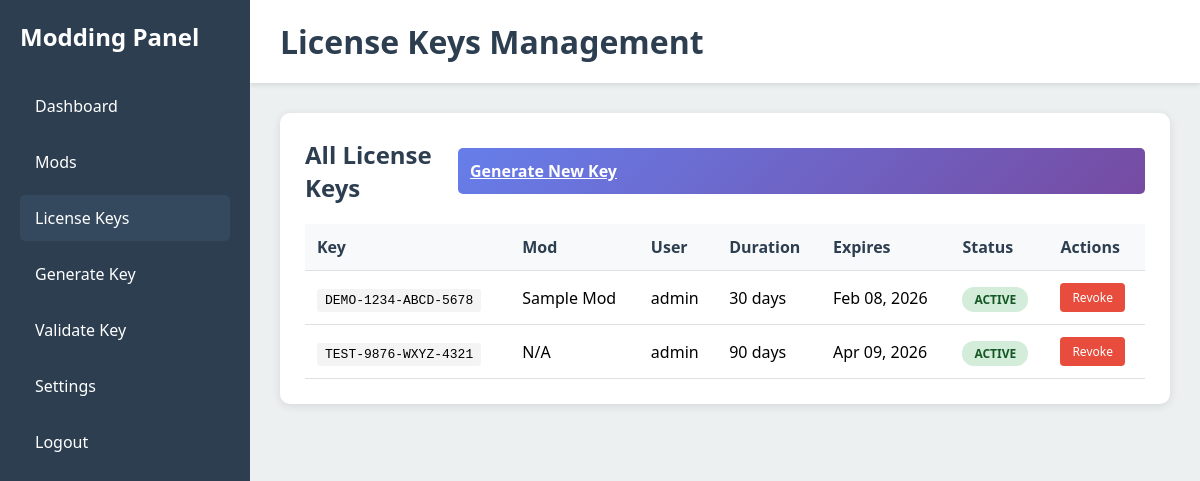
/keys.php (signed in), run on the app's committed database.
### tables this page shows
CREATE TABLE IF NOT EXISTS license_keys (
    id INT AUTO_INCREMENT PRIMARY KEY,
    license_key VARCHAR(50) UNIQUE NOT NULL,
    mod_id INT NULL,
    user_id INT NULL,
    duration_days INT NOT NULL,
    expiration_date DATETIME NOT NULL,
    status ENUM('active', 'expired', 'revoked') DEFAULT 'active',
    created_at TIMESTAMP DEFAULT CURRENT_TIMESTAMP,
    FOREIGN KEY (mod_id) REFERENCES mods(id) ON DELETE CASCADE,
    FOREIGN KEY (user_id) REFERENCES users(id) ON DELETE SET NULL,
    INDEX idx_license_key (license_key),
    INDEX idx_expiration (expiration_date),
    INDEX idx_status (status)
);

CREATE TABLE IF NOT EXISTS mods (
    id INT AUTO_INCREMENT PRIMARY KEY,
    user_id INT NOT NULL,
    name VARCHAR(100) NOT NULL,
    description TEXT,
    file_path VARCHAR(255),
    downloads INT DEFAULT 0,
    created_at TIMESTAMP DEFAULT CURRENT_TIMESTAMP,
    updated_at TIMESTAMP DEFAULT CURRENT_TIMESTAMP ON UPDATE CURRENT_TIMESTAMP,
    FOREIGN KEY (user_id) REFERENCES users(id) ON DELETE CASCADE
);

CREATE TABLE IF NOT EXISTS users (
    id INT AUTO_INCREMENT PRIMARY KEY,
    username VARCHAR(50) UNIQUE NOT NULL,
    password VARCHAR(255) NOT NULL,
    email VARCHAR(100) UNIQUE NOT NULL,
    created_at TIMESTAMP DEFAULT CURRENT_TIMESTAMP,
    last_login TIMESTAMP NULL
);

### keys.php (the view, shortened to what this page needs)
<?php
$conn = new mysqli(DB_HOST, DB_USER, DB_PASS, DB_NAME);
$stmt = $conn->prepare('SELECT k.*, m.name as mod_name, u.username FROM license_keys k LEFT JOIN mods m ON k.mod_id = m.id LEFT JOIN users u ON k.user_id = u.id ORDER BY k.created_at DESC');
$stmt->execute();
$keys = $stmt->get_result();
?>
<!DOCTYPE html>
<html lang="en">
<head>
    <link rel="stylesheet" href="css/style.css">
</head>
<body>
    <div class="dashboard">
        <nav class="sidebar">
            <div class="logo">
                <h2>Modding Panel</h2>
            </div>
            <ul class="menu">
                <li><a href="dashboard.php">Dashboard</a></li>
                <li><a href="mods.php">Mods</a></li>
                <li><a href="keys.php" class="active">License Keys</a></li>
                <li><a href="generate-key.php">Generate Key</a></li>
                <li><a href="validate-key.php">Validate Key</a></li>
                <li><a href="settings.php">Settings</a></li>
                <li><a href="logout.php">Logout</a></li>
            </ul>
        </nav>
        <div class="main-content">
            <header>
                <h1>License Keys Management</h1>
            </header>
            <div class="content">
                <div class="section">
                    <div class="section-header">
                        <h2>All License Keys</h2>
                        <a href="generate-key.php" class="btn-primary">Generate New Key</a>
                    </div>
                    <table class="data-table">
                        <thead>
                            <tr>
                                <th>Key</th>
                                <th>Mod</th>
                                <th>User</th>
                                <th>Duration</th>
                                <th>Expires</th>
                                <th>Status</th>
                                <th>Actions</th>
                            </tr>
                        </thead>
                        <tbody>
                            <?php while($key = $keys->fetch_assoc()):
                                $now = new DateTime();
                                $expires = new DateTime($key['expiration_date']);
                                $is_expired = $now > $expires;
                                $is_active = $key['status'] === 'active' && !$is_expired;
                            ?>
                            <tr>
                                <td><code><?php echo htmlspecialchars($key['license_key']); ?></code></td>
                                <td><?php echo htmlspecialchars($key['mod_name'] ?? 'N/A'); ?></td>
                                <td><?php echo htmlspecialchars($key['username'] ?? 'N/A'); ?></td>
                                <td><?php echo htmlspecialchars($key['duration_days']); ?> days</td>
                                <td><?php echo date('M d, Y', strtotime($key['expiration_date'])); ?></td>
                                <td>
                                    <span class="status-badge status-<?php echo $is_active ? 'active' : ($is_expired ? 'expired' : 'inactive'); ?>">
                                        <?php echo $is_active ? 'Active' : ($is_expired ? 'Expired' : ucfirst($key['status'])); ?>
                                    </span>
                                </td>
                                <td>
                                    <a href="revoke-key.php?id=<?php echo $key['id']; ?>" class="btn-small btn-danger" onclick="return confirm('Revoke this key?')">Revoke</a>
                                </td>
                            </tr>
                            <?php endwhile; ?>
                        </tbody>
                    </table>
                </div>
            </div>
        </div>
    </div>
</body>
</html>

### css/style.css (style rules this page uses)
* { margin: 0; padding: 0; box-sizing: border-box; }
body { font-family: 'Segoe UI', Tahoma, Geneva, Verdana, sans-serif; background: linear-gradient(135deg, #667eea 0%, #764ba2 100%); min-height: 100vh; }
.btn-login, .btn-primary { width: 100%; padding: 12px; background: linear-gradient(135deg, #667eea 0%, #764ba2 100%); color: white; border: none; border-radius: 5px; font-size: 16px; font-weight: 600; cursor: pointer; transition: transform 0.2s; }
.btn-small { padding: 6px 12px; font-size: 12px; border-radius: 4px; text-decoration: none; display: inline-block; cursor: pointer; border: none; }
.btn-danger { background: #e74c3c; color: white; }
.dashboard { display: flex; min-height: 100vh; }
.sidebar { width: 250px; background: #2c3e50; color: white; padding: 20px; flex-shrink: 0; }
.sidebar .logo h2 { margin-bottom: 30px; color: white; }
.sidebar .menu { list-style: none; }
.sidebar .menu li { margin-bottom: 10px; }
.sidebar .menu li a { display: block; padding: 12px 15px; color: white; text-decoration: none; border-radius: 5px; transition: background 0.3s; }
.sidebar .menu li a:hover, .sidebar .menu li a.active { background: #34495e; }
.main-content { flex: 1; background: #ecf0f1; overflow-x: auto; }
.main-content header { background: white; padding: 20px 30px; box-shadow: 0 2px 5px rgba(0,0,0,0.1); }
.main-content header h1 { color: #2c3e50; }
.content { padding: 30px; }
.section { background: white; padding: 25px; border-radius: 10px; box-shadow: 0 2px 10px rgba(0,0,0,0.1); margin-bottom: 20px; }
.section h2 { color: #2c3e50; margin-bottom: 15px; }
.section-header { display: flex; justify-content: space-between; align-items: center; margin-bottom: 20px; }
.section-header h2 { margin-bottom: 0; }
.data-table { width: 100%; border-collapse: collapse; margin-top: 15px; }
.data-table thead { background: #f8f9fa; }
.data-table th, .data-table td { padding: 12px; text-align: left; border-bottom: 1px solid #e0e0e0; }
.data-table th { font-weight: 600; color: #2c3e50; }
.data-table code { background: #f4f4f4; padding: 4px 8px; border-radius: 3px; font-family: 'Courier New', monospace; font-size: 13px; }
.status-badge { padding: 4px 12px; border-radius: 12px; font-size: 12px; font-weight: 600; text-transform: uppercase; }
.status-active { background: #d4edda; color: #155724; }

### data on the page
license_keys: license_key "DEMO-1234-ABCD-5678", mod.name "Sample Mod", user.username "admin", duration_days "30", expiration_date "Feb 08, 2026", status "ACTIVE"
license_keys: license_key "TEST-9876-WXYZ-4321", mod_name "N/A", user.username "admin", duration_days "90", expiration_date "Apr 09, 2026", status "ACTIVE"
